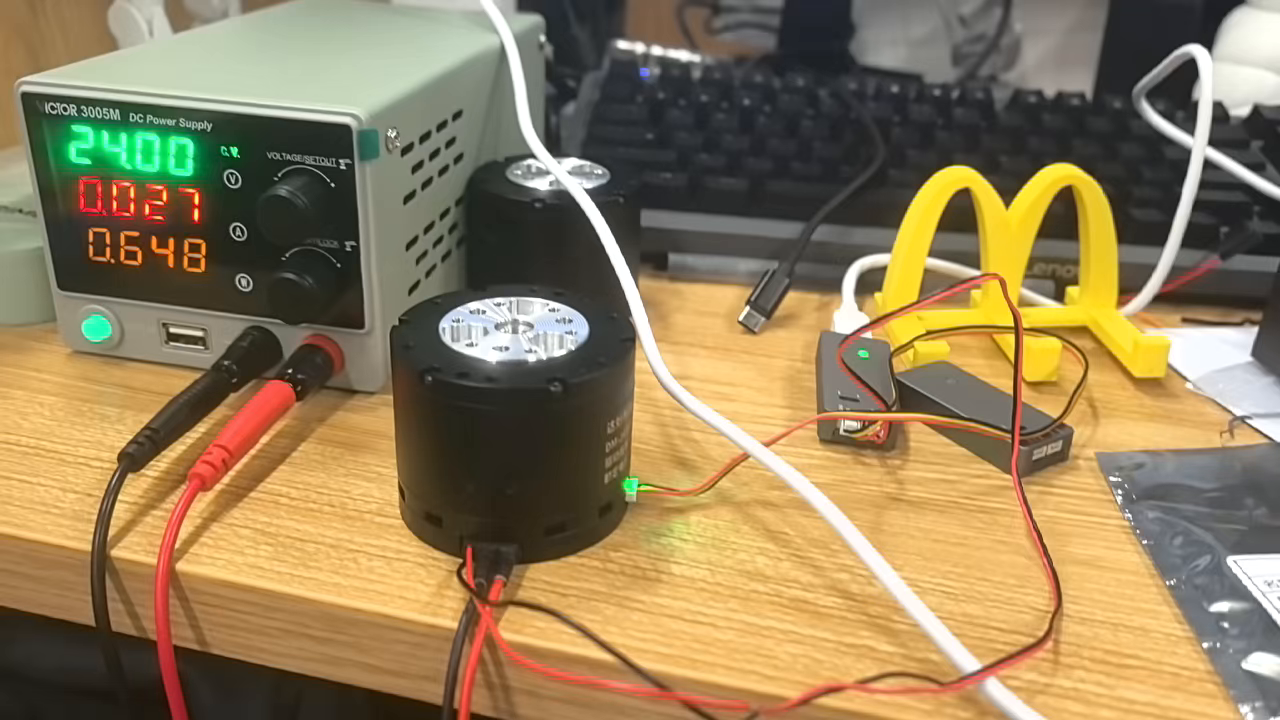
#> input picture frame 0 of 达妙官方调试软件驱动电机.mp4, 1280 x 720 px
$ python make_readme_gifs.py
#> lines starting #> are read from the running program, lines starting #| are printed output that depends on the picture
"""Generate compact, looping GIF previews for the GitHub README.

The source videos remain untouched. Frames are sampled uniformly across each
complete video, so a short GIF still shows the whole development demonstration.
"""

from __future__ import annotations

from pathlib import Path

import cv2
from PIL import Image


ROOT = Path(__file__).resolve().parents[1]
OUTPUT_DIR = ROOT / "assets" / "gifs"
PREVIEW_SECONDS = 6
PREVIEW_FPS = 6
FRAME_COUNT = PREVIEW_SECONDS * PREVIEW_FPS
CANVAS_SIZE = (480, 270)
PALETTE_COLORS = 56

VIDEOS = {
    "达妙官方调试软件驱动电机.mp4": "01_dmtool.gif",
    "python驱动电机.mp4": "02_python_motor.gif",
    "基于python键盘控制电机.mp4": "03_keyboard_single.gif",
    "基于python键盘控制双电机.mp4": "04_keyboard_dual.gif",
    "一个电机控制另一个电机.mp4": "05_teach_follow.gif",
    "xbox手柄控制云台.mp4": "06_xbox_gamepad.gif",
    "人脸跟随.mp4": "07_face_tracking.gif",
    "手部自动跟踪.mp4": "08_hand_tracking.gif",
    "局域网设备控制云台.mp4": "09_mobile_control.gif",
}


def fit_on_canvas(frame: Image.Image) -> Image.Image:
    """Resize without distortion and place the frame on a fixed dark canvas."""
    frame = frame.convert("RGB")
    frame.thumbnail(CANVAS_SIZE, Image.Resampling.LANCZOS)
    canvas = Image.new("RGB", CANVAS_SIZE, (12, 16, 20))
    offset = (
        (CANVAS_SIZE[0] - frame.width) // 2,
        (CANVAS_SIZE[1] - frame.height) // 2,
    )
    canvas.paste(frame, offset)
    return canvas


def build_palette(frames: list[Image.Image]) -> Image.Image:
    """Build one shared palette to reduce file size and frame-to-frame flicker."""
    thumb_size = (70, 39)
    columns = 9
    rows = (len(frames) + columns - 1) // columns
    sheet = Image.new("RGB", (columns * thumb_size[0], rows * thumb_size[1]))
    for index, frame in enumerate(frames):
        thumb = frame.copy()
        thumb.thumbnail(thumb_size, Image.Resampling.BILINEAR)
        x = (index % columns) * thumb_size[0]
        y = (index // columns) * thumb_size[1]
        sheet.paste(thumb, (x, y))
    return sheet.quantize(colors=PALETTE_COLORS, method=Image.Quantize.MEDIANCUT)


def sample_video(source: Path) -> list[Image.Image]:
    capture = cv2.VideoCapture(str(source))
    total_frames = int(capture.get(cv2.CAP_PROP_FRAME_COUNT))
    if not capture.isOpened() or total_frames <= 0:
        capture.release()
        raise RuntimeError(f"无法读取视频：{source.name}")

    last_frame = max(total_frames - 2, 0)
    indices = [
        round(index * last_frame / max(FRAME_COUNT - 1, 1))
        for index in range(FRAME_COUNT)
    ]
    frames: list[Image.Image] = []
    for frame_index in indices:
        capture.set(cv2.CAP_PROP_POS_FRAMES, frame_index)
        ok, frame = capture.read()
#> frame is the input picture: shape (720, 1280, 3); mean B, G, R 89.9, 126.1, 146
        if not ok:
            continue
        rgb = cv2.cvtColor(frame, cv2.COLOR_BGR2RGB)
        frames.append(fit_on_canvas(Image.fromarray(rgb)))
#> in fit_on_canvas, `canvas = Image.new("RGB", CANVAS_SIZE, (12, 16, 20))`:
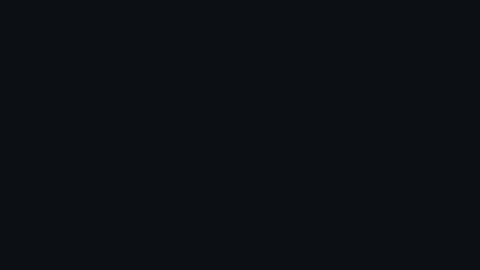
#> canvas: PIL image 480x270 RGB; mean R, G, B 12, 16, 20
    capture.release()

    if len(frames) < 2:
        raise RuntimeError(f"有效帧不足：{source.name}")
    return frames


def convert(source: Path, destination: Path) -> None:
    frames = sample_video(source)
    palette = build_palette(frames)
    quantized = [
        frame.quantize(palette=palette, dither=Image.Dither.FLOYDSTEINBERG)
        for frame in frames
    ]
    destination.parent.mkdir(parents=True, exist_ok=True)
    quantized[0].save(
        destination,
        save_all=True,
        append_images=quantized[1:],
        duration=round(1000 / PREVIEW_FPS),
        loop=0,
        optimize=True,
        disposal=2,
    )


def main() -> None:
    OUTPUT_DIR.mkdir(parents=True, exist_ok=True)
    for source_name, destination_name in VIDEOS.items():
        source = ROOT / source_name
        destination = OUTPUT_DIR / destination_name
        if not source.exists():
            raise FileNotFoundError(source)
        print(f"生成 {destination_name} ...", flush=True)
        convert(source, destination)
        print(f"  {destination.stat().st_size / 1024 / 1024:.2f} MB", flush=True)


if __name__ == "__main__":
    main()
